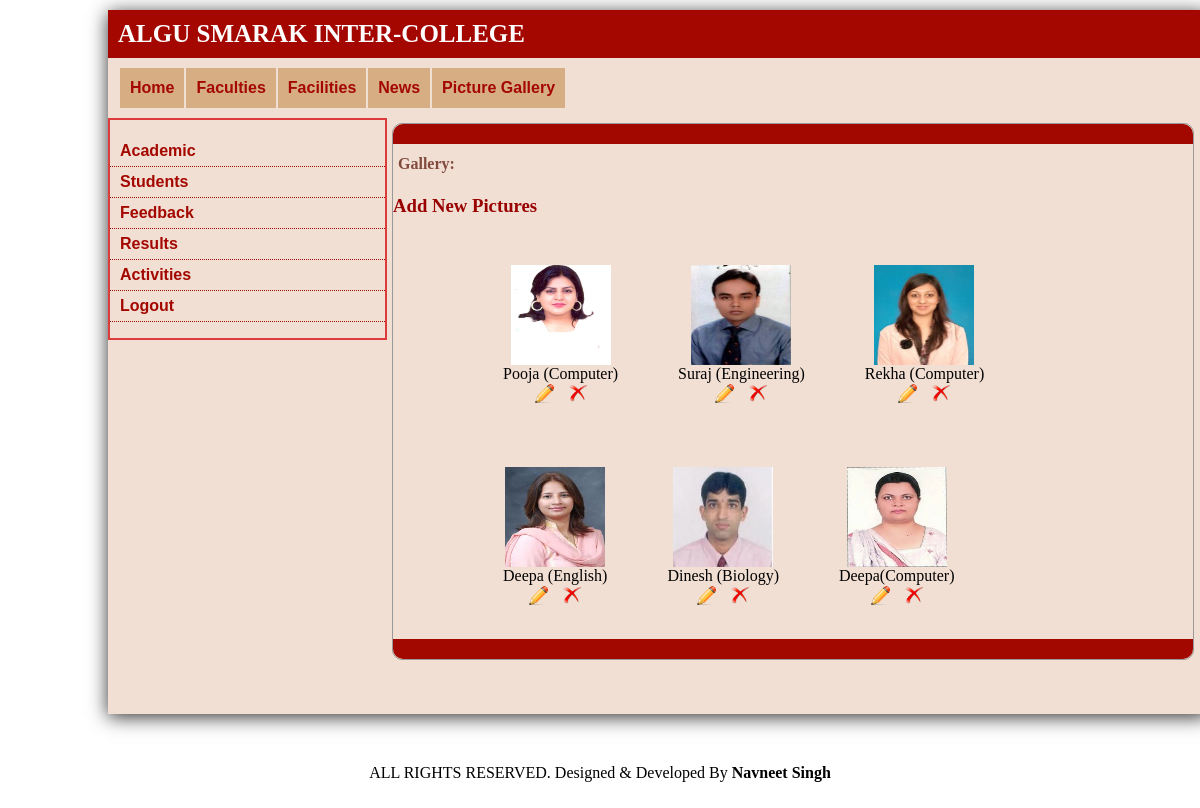
The page /pictures.php?alid=4 (signed in) on the database its author committed.
### tables this page shows
CREATE TABLE IF NOT EXISTS `albumpics` (
  `pic` text NOT NULL,
  `name` text NOT NULL,
  `picid` int(11) NOT NULL AUTO_INCREMENT,
  `albumid` int(11) NOT NULL,
  PRIMARY KEY (`picid`,`albumid`)
);

### pictures.php (the view, shortened to what this page needs)
?><!DOCTYPE html PUBLIC "-//W3C//DTD XHTML 1.0 Transitional//EN" "http://www.w3.org/TR/xhtml1/DTD/xhtml1-transitional.dtd">
<html xmlns="http://www.w3.org/1999/xhtml">
<head>
<link rel="stylesheet" href="style.css" type="text/css" />
</head>
<body>
<div class="wrapper">
	<div id="header">ALGU SMARAK INTER-COLLEGE</div>
    <div id="menu">
    	<ul>
        	<li><a href="admin_home.php" title="Home">Home</a></li>
                <li><a href="add_faculty.php" title="Faculties">Faculties</a></li>
                <li><a href="add_facilities.php" title="Facilities">Facilities</a></li>
                <li><a href="add_news.php" title="News">News</a></li>
                <li><a href="add_gallery.php" title="Picture Gallery">Picture Gallery</a></li>
        </ul>
        <br />
<br style="clear:both;" />
    </div>
    	<div class="sidebar_menu_admin">
        	<ul>
            	<li><a href="academics.php" title="Academic">Academic</a></li>
                <li><a href="students.php" title="Students">Students</a></li>
                <li><a href="feedback.php" title="Feedback">Feedback</a></li>
                <li><a href="add_result.php" title="Results">Results</a></li>
                <li><a href="activities.php" title="Activities">Activities</a></li>
                <li><a href="logout.php?id=10" title="Logout">Logout</a></li>
          </ul>
        </div>
    <div class="content">
    	<div class="content_div"></div>
        <h4 class="bold">Gallery:</h4>
       <h3 > <a href='add_pictures.php?alid=<?php echo $_REQUEST['alid'];?>' class='copy1' title='Add New Pictures' style='font-weight:bold;'>Add New Pictures</a></h3>
         <p class="para">
      <div style="height:auto;width:700px;padding-left:80px;text-align:center;">
         	<form method="post">
              		<?php
					if(isset($_REQUEST['alid']))
					{
				$albums=mysql_query("select * from  albumpics where albumid='".$_REQUEST['alid']."'");
				while($pic=mysql_fetch_array($albums))
				{
					$id=$pic['picid'];
					$aid=$pic['albumid'];
					echo '<div style="float:left;margin:30px;">';
					echo '<div>
					<img src="images/'.$pic['pic'].'" style="height:100px;width:100px;"/>
					</div>';
					echo '<div>'.$pic['name'].'</div>';
					echo "<div>
					<a href='add_pictures.php?picid=$id&albid=$aid' title='Edit' style='color:#000;font-weight:bold;'>
					<img src='images2/edit.png'  style='height:20px;width:20px;'></a>
					<a href='delete.php?picid=$id&albid=$aid' title='Delete' style='color:#000;font-weight:bold;margin-left:10px;'>
					<img src='images2/DeleteRed.png'  style='height:20px;width:20px;'>
					</a></div>";
					echo '</div>';
				}
					}
               ?>
       	 </form>
            </div>
        <br />
        <div class="content_foot"></div>
        </p>
    </div>
    <br style="clear:both;" /><br /><br />
<br />
</div>
 <?php
 include 'footer.php';
 ?>
</body>
</html>

### style.css (style rules this page uses)
body { background:#FFF; }
.wrapper { height:auto; width:1100px; box-shadow: 0px 3px 18px #333333; background:#F1DFD3; margin:10px 100px 50px 100px; }
#header { background:#A40700; margin:0px; color:#FFF; font-size:25px; font-weight:bold; padding-top:10px; padding-left:10px; padding-bottom:10px; font-family:Georgia, serif; }
#menu { background:#F1DFD3; height:auto; margin:0px 0px 10px 0px; width:1100px; letter-spacing: -0px; }
#menu ul { margin:10px auto 0px 5px; padding-left:5px; }
#menu ul li { list-style-type:none; float:left; font-weight:bolder; font-family:Arial, Helvetica, sans-serif; display:block; line-height:40px; background:#D7AE84; margin-left:2px; padding:0px 10px 0px 10px; }
#menu ul li a { text-decoration:none; color:#A40700; }
.sidebar_menu_admin { height:auto; width:25%; background:#F1DFD3; border:solid 2px #DD3A3B; padding:0px auto auto -10px; float:left; }
.sidebar_menu_admin ul li { list-style-type:none; border-bottom:dotted 1px #A40700; margin-left:-40px; padding-left:10px; }
.sidebar_menu_admin ul li a { text-decoration:none; display:block; line-height:30px; font-family:Arial, Helvetica, sans-serif; font-weight:bold; color:#A40700; }
.content { height:auto; background:#F1DFD3; border:#999 1px solid; width:800px; margin:5px auto auto 5px; border-radius:10px; float:left; }
.content_div { background-color:#A20800; height:20px; border-top-left-radius:10px; border-top-right-radius:10px; width:800px; float:left; }
.content_foot { background-color:#A20800; height:20px; border-bottom-left-radius:10px; border-bottom-right-radius:10px; width:800px; float:left; position:relative; }
.para { margin:0px 5px auto auto; padding-right:5px; text-align:left; margin-left:5px; padding-bottom:0px; height:auto; }
.bold { text-align:left; color:#834B3E; padding-top:10px; padding-left:5px; }
.copy1 { text-decoration:none; color:#900; }

### rows shown on the page
albumpics: pic (picture), name "Pooja (Computer)"
albumpics: pic (picture), name "Suraj (Engineering)"
albumpics: pic (picture), name "Rekha (Computer)"
albumpics: pic (picture), name "Deepa (English)"
albumpics: pic (picture), name "Dinesh (Biology)"
albumpics: pic (picture), name "Deepa(Computer)"
